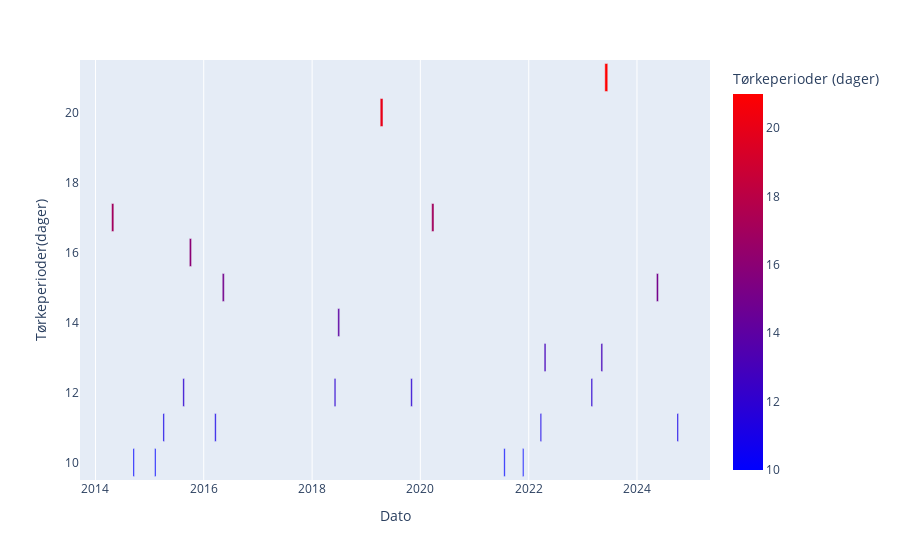

Notebook cell for this chart:
### Markdown cell above
### Tørkeperioder
Grafen gir oversikt over alle tørkeperiodene (dager uten nedbør) som varte over 12 kontinuerlig dager. Vi valgte 12 dager for å sette fokus på lengre og mer alvorlig tørkeperioder. Merk at det går ann å endre på minste antall dager for tørkeperiode, slik at en kan få med seg flere kortere tørkeperioder. Denne type valg av visualisering gir et oversiktlig bilde over når tørkeperiodene var og hvor lenge hver periode varte. Altså er det lett å kunne se hvilket år som hadde flere/færre tørkeperioder enn andre.

### Code cell
dry_periods_df=da.drydays(10,"df")

dv.plot_dry_periods(dry_periods_df)

### Figure 1 — Plotly figure (JSON) as saved in the notebook; plotly's stock layout.template omitted (floating-point values rounded to 4 significant figures)
{"data": [{"base": ["2014-04-19T00:00:00.000000000", "2014-09-11T00:00:00.000000000", "2015-02-04T00:00:00.000000000", "2015-04-01T00:00:00.000000000", "2015-08-13T00:00:00.000000000", "2015-09-26T00:00:00.000000000", "2016-03-15T00:00:00.000000000", "2016-05-05T00:00:00.000000000", "2018-05-30T00:00:00.000000000", "2018-06-23T00:00:00.000000000", "2019-04-05T00:00:00.000000000", "2019-10-28T00:00:00.000000000", "2020-03-17T00:00:00.000000000", "2021-07-17T00:00:00.000000000", "2021-11-20T00:00:00.000000000", "2022-03-19T00:00:00.000000000", "2022-04-15T00:00:00.000000000", "2023-02-25T00:00:00.000000000", "2023-05-03T00:00:00.000000000", "2023-05-29T00:00:00.000000000", "2024-05-11T00:00:00.000000000", "2024-09-27T00:00:00.000000000"], "hovertemplate": "Start Date=%{base}<br>End Date=%{x}<br>Tørkeperioder (dager)=%{marker.color}<extra></extra>", "legendgroup": "", "marker": {"color": [17, 10, 10, 11, 12, 16, 11, 15, 12, 14, 20, 12, 17, 10, 10, 11, 13, 12, 13, 21, 15, 11], "coloraxis": "coloraxis", "pattern": {"shape": ""}}, "name": "", "orientation": "h", "showlegend": false, "textposition": "auto", "type": "bar", "x": [1382400000, 777600000, 777600000, 864000000, 950400000, 1296000000, 864000000, 1209600000, 950400000, 1123200000, 1641600000, 950400000, 1382400000, 777600000, 777600000, 864000000, 1036800000, 950400000, 1036800000, 1728000000, 1209600000, 864000000], "xaxis": "x", "y": [17, 10, 10, 11, 12, 16, 11, 15, 12, 14, 20, 12, 17, 10, 10, 11, 13, 12, 13, 21, 15, 11], "yaxis": "y"}], "layout": {"barmode": "overlay", "coloraxis": {"colorbar": {"title": {"text": "Tørkeperioder (dager)"}}, "colorscale": [[0, "rgb(0,0,255)"], [1, "rgb(255,0,0)"]]}, "legend": {"tracegroupgap": 0}, "margin": {"t": 60}, "showlegend": false, "xaxis": {"anchor": "y", "domain": [0, 1], "title": {"text": "Dato"}, "type": "date"}, "yaxis": {"anchor": "x", "domain": [0, 1], "title": {"text": "Tørkeperioder(dager)"}}}}
